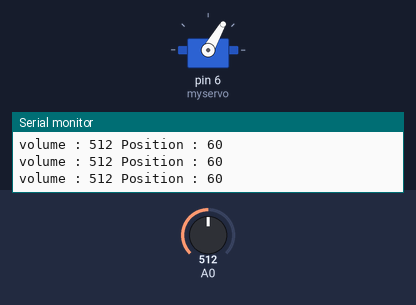
Recording of a sketch running on a simulated Arduino Uno, built with avr-gcc and run on an emulated ATmega328P. Parts: servo, the last lines printed to the serial monitor. The inputs (shaded band) are chosen by the test bench; at power-on: A0 = 512.

Above: at 1.2 s.
1.3 s: A0 set to 845
At 2.1 s:
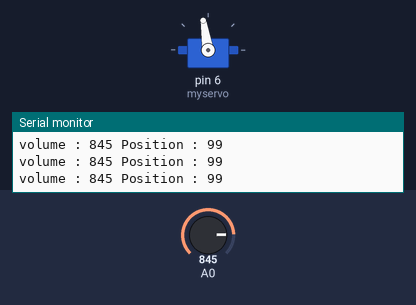
2.8 s: A0 set to 864
At 3.9 s:
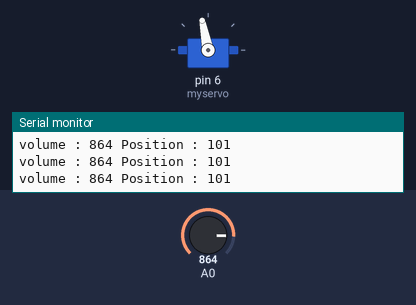
4.3 s: A0 set to 982
At 5.4 s:
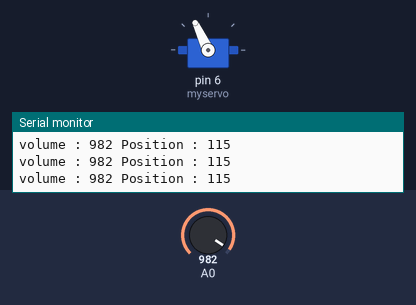
5.8 s: A0 set to 1015
At 6.8 s:
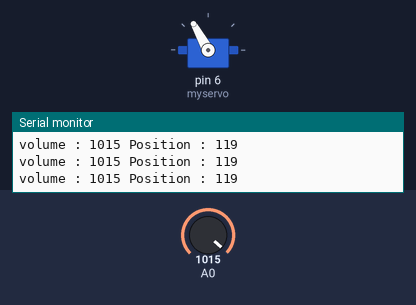
8.8 s: A0 set to 511
At 10.0 s:
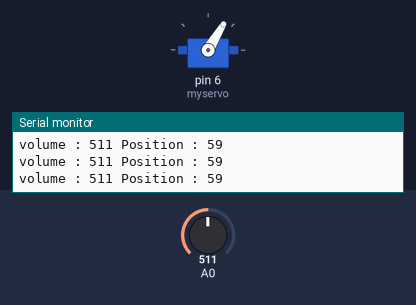
10.3 s: A0 set to 105
At 11.5 s:
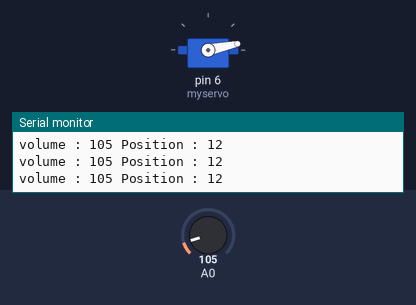
11.8 s: A0 set to 90
Timing chart, 0 to 14.3 s (numbered marks = the images above; inputs shaded):
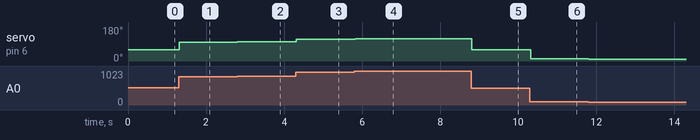

The sketch:

Servo_Motor_Volume.ino
```cpp
#include <Servo.h>
Servo myservo;
int pos = 0 ; //angle
int volume = 0;
void setup() {
  myservo.attach(6);
  Serial.begin(9600);
}

void loop() {
    volume = analogRead(A0);
    pos = map(volume,0,1023,0,120);
    myservo.write(pos);
    delay(15);

    Serial.println(String("volume : ") + volume + String(" Position : ") + pos);
}
```

Measured:
- after the input at 1.3 s, servo on pin 6 (myservo): 60° → 99° at once
- after the input at 2.8 s, servo on pin 6 (myservo): 99° → 101° at once
- after the input at 4.3 s, servo on pin 6 (myservo): 101° → 115° at once
- after the input at 5.8 s, servo on pin 6 (myservo): 115° → 119° at once
- after the input at 8.8 s, servo on pin 6 (myservo): 119° → 59° at once
- after the input at 10.3 s, servo on pin 6 (myservo): 59° → 12° at once
- after the input at 11.8 s, servo on pin 6 (myservo): 12° → 10° at once
